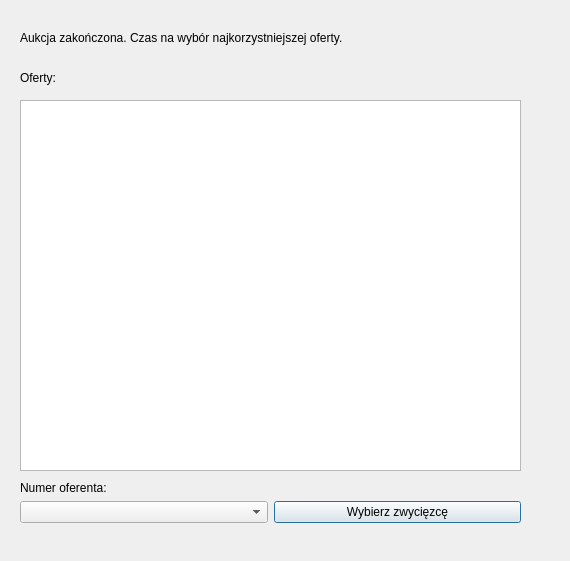
<?xml version="1.0" encoding="UTF-8"?>
<ui version="4.0">
 <class>WybierzZwyciezce</class>
 <widget class="QDialog" name="WybierzZwyciezce">
  <property name="geometry">
   <rect>
    <x>0</x>
    <y>0</y>
    <width>570</width>
    <height>561</height>
   </rect>
  </property>
  <property name="windowTitle">
   <string>Rozstrzygnij przetarg</string>
  </property>
  <widget class="QLabel" name="label">
   <property name="geometry">
    <rect>
     <x>20</x>
     <y>30</y>
     <width>371</width>
     <height>16</height>
    </rect>
   </property>
   <property name="text">
    <string>Aukcja zakończona. Czas na wybór najkorzystniejszej oferty.</string>
   </property>
  </widget>
  <widget class="QTextEdit" name="textEdit">
   <property name="geometry">
    <rect>
     <x>20</x>
     <y>100</y>
     <width>501</width>
     <height>371</height>
    </rect>
   </property>
   <property name="readOnly">
    <bool>true</bool>
   </property>
  </widget>
  <widget class="QLabel" name="label_2">
   <property name="geometry">
    <rect>
     <x>20</x>
     <y>70</y>
     <width>59</width>
     <height>15</height>
    </rect>
   </property>
   <property name="text">
    <string>Oferty:</string>
   </property>
  </widget>
  <widget class="QLabel" name="label_3">
   <property name="geometry">
    <rect>
     <x>20</x>
     <y>480</y>
     <width>121</width>
     <height>16</height>
    </rect>
   </property>
   <property name="text">
    <string>Numer oferenta:</string>
   </property>
  </widget>
  <widget class="QWidget" name="">
   <property name="geometry">
    <rect>
     <x>20</x>
     <y>500</y>
     <width>501</width>
     <height>25</height>
    </rect>
   </property>
   <layout class="QHBoxLayout" name="horizontalLayout">
    <item>
     <widget class="QComboBox" name="comboBox"/>
    </item>
    <item>
     <widget class="QPushButton" name="pushButton">
      <property name="text">
       <string>Wybierz zwycięzcę</string>
      </property>
     </widget>
    </item>
   </layout>
  </widget>
 </widget>
 <resources/>
 <connections/>
</ui>
